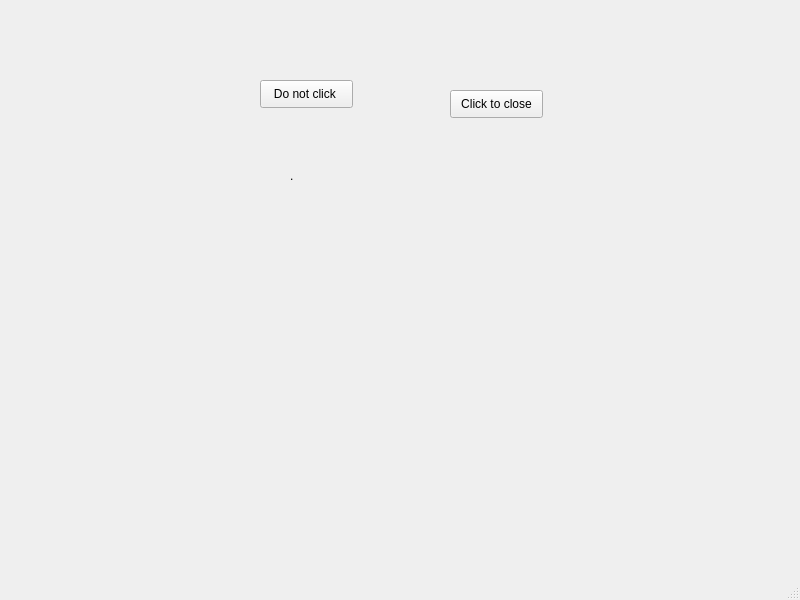
<?xml version="1.0" encoding="UTF-8"?>
<ui version="4.0">
 <class>MainWindow</class>
 <widget class="QMainWindow" name="MainWindow">
  <property name="geometry">
   <rect>
    <x>0</x>
    <y>0</y>
    <width>800</width>
    <height>600</height>
   </rect>
  </property>
  <property name="windowTitle">
   <string>MainWindow</string>
  </property>
  <widget class="QWidget" name="centralwidget">
   <widget class="QPushButton" name="pushButton">
    <property name="geometry">
     <rect>
      <x>450</x>
      <y>90</y>
      <width>93</width>
      <height>28</height>
     </rect>
    </property>
    <property name="text">
     <string>Click to close</string>
    </property>
   </widget>
   <widget class="QPushButton" name="pushButton_2">
    <property name="geometry">
     <rect>
      <x>260</x>
      <y>80</y>
      <width>93</width>
      <height>28</height>
     </rect>
    </property>
    <property name="text">
     <string>Do not click </string>
    </property>
   </widget>
   <widget class="QLabel" name="lbl">
    <property name="geometry">
     <rect>
      <x>290</x>
      <y>150</y>
      <width>131</width>
      <height>51</height>
     </rect>
    </property>
    <property name="text">
     <string>.</string>
    </property>
   </widget>
  </widget>
  <widget class="QMenuBar" name="menubar">
   <property name="geometry">
    <rect>
     <x>0</x>
     <y>0</y>
     <width>800</width>
     <height>26</height>
    </rect>
   </property>
  </widget>
  <widget class="QStatusBar" name="statusbar"/>
 </widget>
 <resources/>
 <connections>
  <connection>
   <sender>pushButton</sender>
   <signal>clicked()</signal>
   <receiver>MainWindow</receiver>
   <slot>close()</slot>
   <hints>
    <hint type="sourcelabel">
     <x>483</x>
     <y>126</y>
    </hint>
    <hint type="destinationlabel">
     <x>185</x>
     <y>195</y>
    </hint>
   </hints>
  </connection>
 </connections>
 <slots>
  <slot>slot1()</slot>
  <slot>slot2()</slot>
  <slot>slot3()</slot>
 </slots>
</ui>
